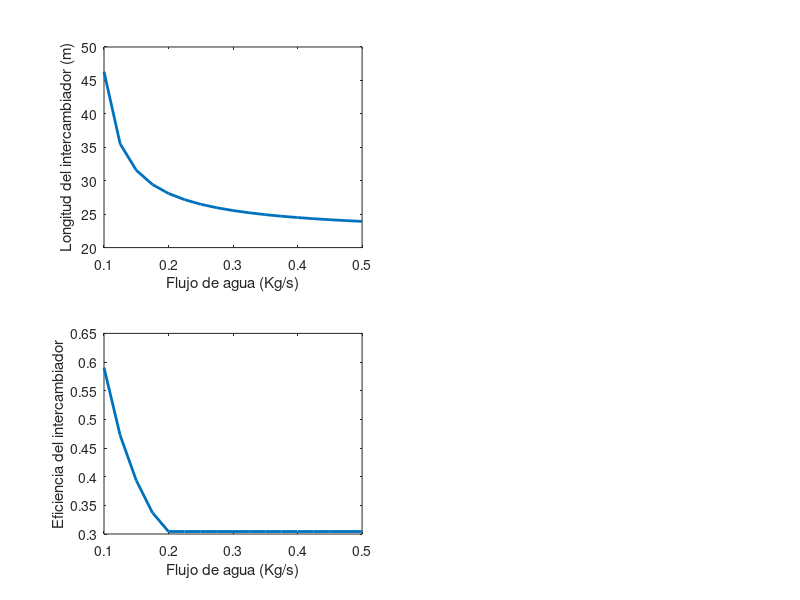

The MATLAB script that drew this image:
%Fenomenos de transporte II, Grupo L2
%Profesor: Duban Garcia
%Estudiantes: Brayan Quitian - 2182467 , Nestor Gomez - 2182449
%Ejercicio 11-48, Cengel punto b
%03/09/2021
clc
clear

%:agua , h : agua geotermica 
Tc1=25; %°C
Tc2=60; %°C
mc=0.2; %kg/s
Cpc=4.18; %Kj/(kg°C)
Cph=4.31; %Kj/(kg°C)
di=0.008; %m
U=0.55; %KW/(m^2°C)

i=1;

for mh=0.1:0.025:0.5
    
    Th1=140; %°C
    
Q(i)=mc*Cpc*(Tc2-Tc1);   
Th2(i)=Th1-Q(i)/(mh*Cph);
dT1(i)=Th1-Tc1;
dT2(i)=Th2(i)-Tc2;
dTlog(i)=(dT1(i)-dT2(i))/log(dT1(i)/dT2(i));
As(i)=Q(i)/(dTlog(i)*U);
L(i)=As(i)/(pi()*di);
Temp(i)=Th1;
Flujo(i)=mh;
Cc=Cpc*mc;
Ch=Cph*mh;
Cmin=min([Cc Ch]);
Cmax=max([Cc Ch]);
C=Cmin/Cmax; 
NTU(i)=U*As(i)/Cmin;
e(i)=(1-exp(-NTU(i)*(1+C)))/(1+C);
i=i+1;

end

subplot(2,2,1)
plot(Flujo,L,'LineWidth',2)
xlabel('Flujo de agua (Kg/s)')
ylabel('Longitud del intercambiador (m)') 
      
subplot(2,2,3)
plot(Flujo,e,'Linewidth',2)
xlabel('Flujo de agua (Kg/s)')
ylabel('Eficiencia del intercambiador')